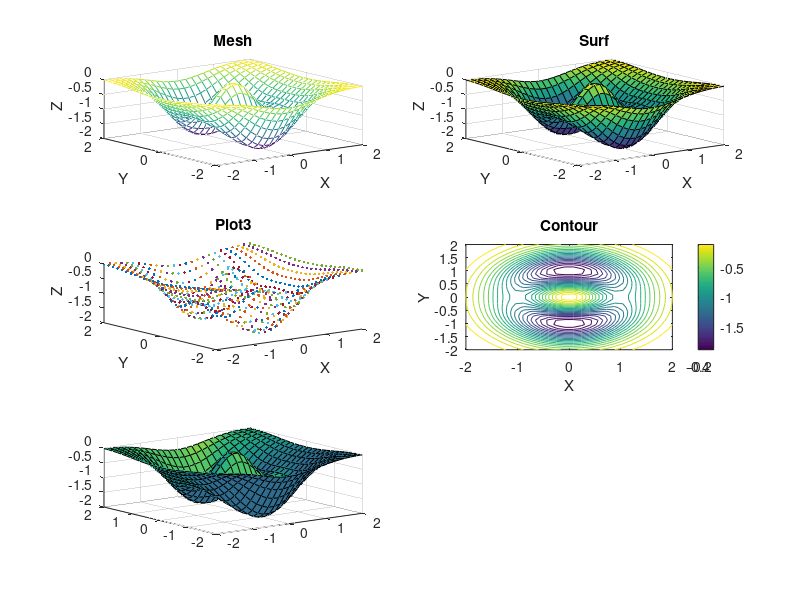

This chart was generated by the following MATLAB code: (Note: this script raises an error after producing the figure.)
% KIERROS 5: 3D - KUVAAJANPIIRTO
% ROUND 5: 3D Figures

fig = figure(1);
hold all

x = linspace(-2,2);
y = linspace(-2,2);
z = @(x,y) -(x.^2+2.*y.^2).*exp(1-x.^2-y.^2);
[X,Y] = meshgrid(-2:0.16:2);
Z = -(X.^2+2.*Y.^2).*exp(1-X.^2-Y.^2);

subplot(3,2,1);
figure(fig);
mesh(X,Y,Z);
title('Mesh');
xlabel('X');
ylabel('Y');
zlabel('Z');
xticks(-2:1:2);
yticks(-2:2:2);
zticks(-2:0.5:0);

subplot(3,2,2);
figure(fig);
surf(X,Y,Z);
title('Surf');
xlabel('X');
ylabel('Y');
zlabel('Z');
xticks(-2:1:2);
yticks(-2:2:2);
zticks(-2:0.5:0);

subplot(3,2,3);
figure(fig);
plot3(X,Y,Z,'.');
title('Plot3');
xlabel('X');
ylabel('Y');
zlabel('Z');
xticks(-2:1:2);
yticks(-2:2:2);
zticks(-2:0.5:0);

subplot(3,2,4);
figure(fig);
contour(X,Y,Z,20);
title('Contour');
xlabel('X');
ylabel('Y');
xticks(-2:1:2);
yticks(-2:0.5:2);
a = colorbar('Xtick', [-1.8:0.2:-0.2]);

subplot(3,2,5);
figure(fig);
kuva_surfl = surfl(X,Y,Z);
kuva_surfl.EdgeColor = 'none';
title('Surfl');
xlabel('X');
ylabel('Y');
zlabel('Z');
xticks(-2:2:2);
yticks(-2:2:2);
zticks(-2:0.5:0);
colorbar('Xtick', [0:0.2:1]);

subplot(3,2,6);
figure(fig);
pcolor(X,Y,Z);
title('Pcolor');
xlabel('X');
ylabel('Y');
xticks(-2:1:2);
yticks(-2:0.5:2);
colorbar('Xtick', [-2:0.5:0]);
